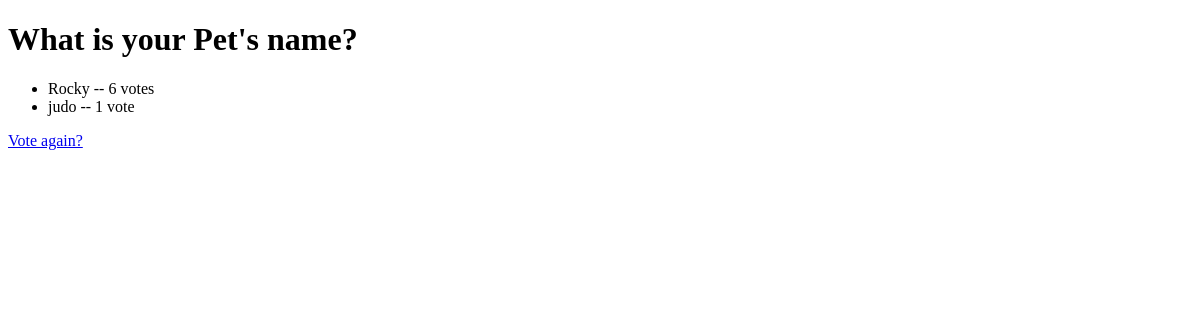
/polls/1/results/, run on an earlier commit of the app's database.
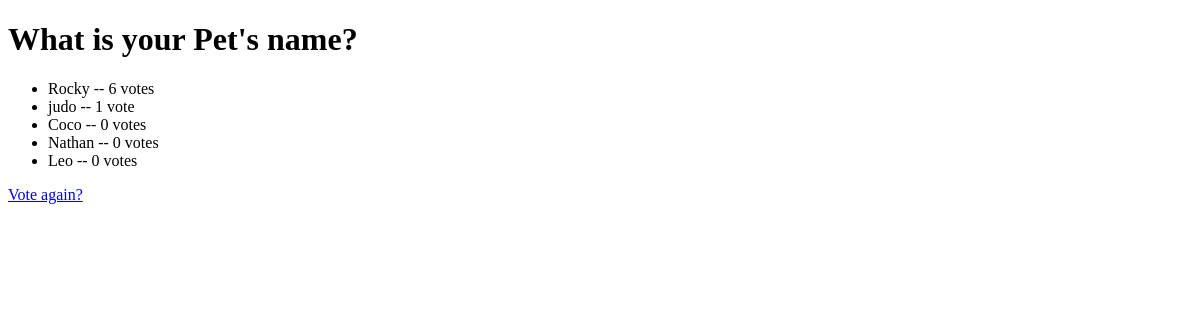
And on a later commit of the database.
### polls/models.py (models this page shows, shortened)
class Question (models.Model):
    question_text = models.CharField(max_length=200)
    publish_date = models.DateTimeField("date published")
    list_filter = ["publish_date"]
    search_fields = ["question_text"]

class Choice (models.Model):
    question = models.ForeignKey(Question , on_delete=models.CASCADE)
    choice_text = models.CharField(max_length=200)
    votes = models.IntegerField(default=0)

### polls/views.py (the view)
# urls.py: path("<int:pk>/results/",views.ResultsView.as_view(), name="results"),
class ResultsView(generic.DetailView):
    model = Question
    template_name = "polls/results.html"

### polls/templates/polls/results.html (shortened to what this page needs)
<!DOCTYPE html>
<html lang="en">
<head>
</head>
<body>
    <h1>{{ question.question_text }}</h1>
<ul>
{% for choice in question.choice_set.all %}
    <li>{{ choice.choice_text }} -- {{ choice.votes }} vote{{ choice.votes|pluralize }}</li>
{% endfor %}
</ul>
<a href="{% url 'polls:detail' question.id %}">Vote again?</a>
</body>
</html>

What changed in the data, as far as the page shows it:
added Choice: choice_text "Coco", votes "0"
added Choice: choice_text "Nathan", votes "0"
added Choice: choice_text "Leo", votes "0"
